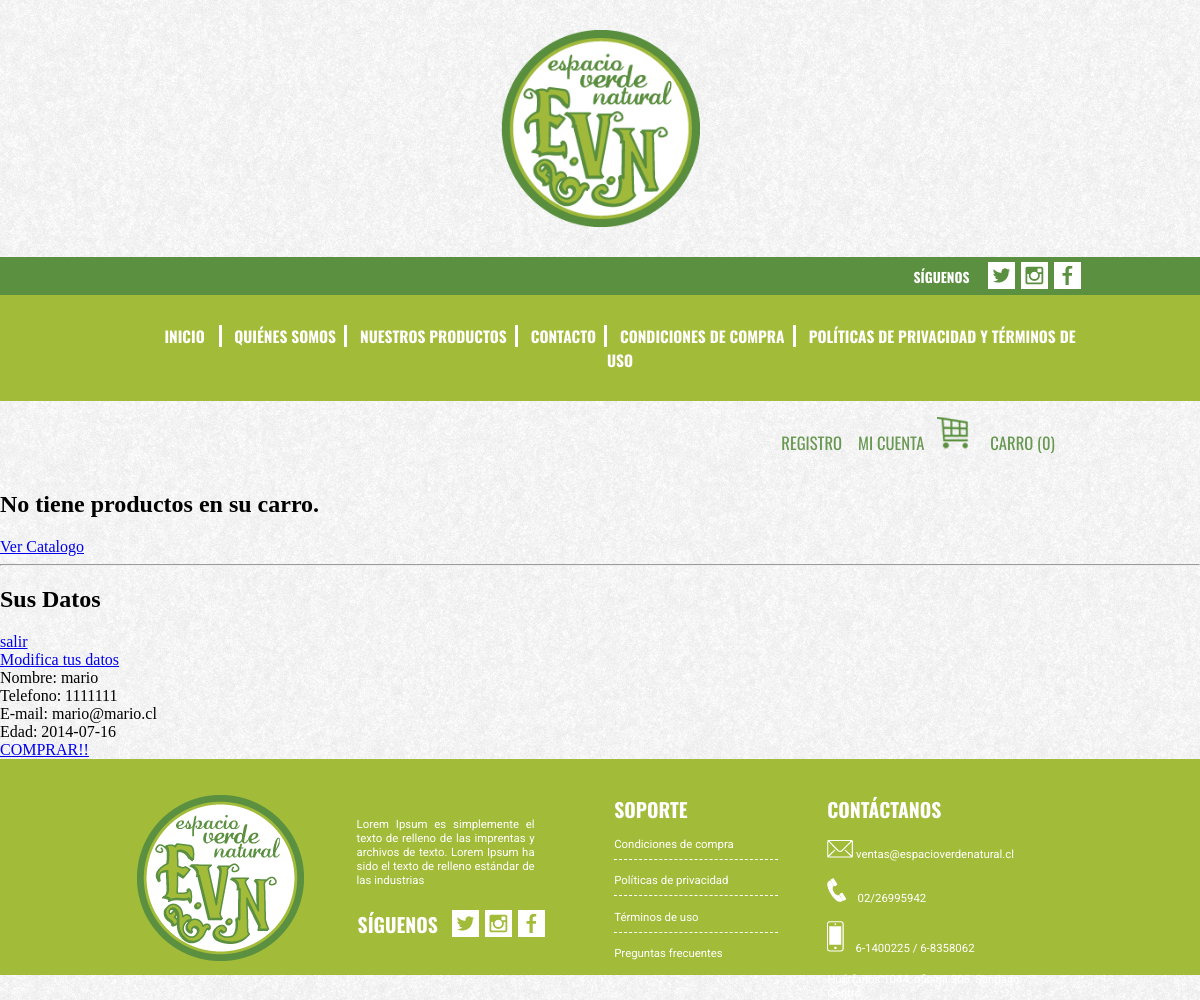
The app's page /pedido.php (signed in) with its own data.
### tables this page shows
CREATE TABLE IF NOT EXISTS `usuario` (
  `USU_ID` int(11) NOT NULL AUTO_INCREMENT,
  `USU_NOMBRE` varchar(200) DEFAULT NULL,
  `USU_FONO` int(11) DEFAULT NULL,
  `USU_MAIL` varchar(200) DEFAULT NULL,
  `USU_EDAD` date DEFAULT NULL,
  `USU_PASS` varchar(200) DEFAULT NULL,
  `usu_fecha` date NOT NULL,
  PRIMARY KEY (`USU_ID`)
);

### function/carrito.php (called while the page is built, shortened)
<?php
$carrito = new Carrito();
class Carrito
{
    private $carrito = array();
    public function __construct()
    {
        if(!isset($_SESSION["carrito"]))
        {
            $this->carrito["precio_total"] = 0;
            $this->carrito["articulos_total"] = 0;
        }
        $this->carrito = $_SESSION['carrito'];
    }
    public function articulos_total()
    {
        if(!isset($this->carrito["articulos_total"]) || $this->carrito === null)
        {
            return 0;
        }
    }
    public function get_content()
    {
        $carrito = $this->carrito;
        unset($carrito["articulos_total"]);
        unset($carrito["precio_total"]);
        return $carrito == null ? null : $carrito;
    }
}
?>

### pedido.php (the view, shortened to what this page needs)
<?php
    include 'function/carrito.php';
?>
<!DOCTYPE html>
<html>
<head>
    <link href="css/style.css" rel="stylesheet" type="text/css" />
</head>
	<body>
        <header class="header">
            <div class="logo">
                <h1><img src="img/evn-gif.gif" alt="Espacio verde natural"></h1>
            </div>
            <div class="cont_color_follow">
                <div class="cont_follow_top">
                    <div class="follow_top">
                        <div class="sig_top">
                            SÍGUENOS
                        </div>
                        <div class="redestop"><a href="http://www.twitter.com" target="_blank"><img src="img/twitter.png" alt="Twitter"></a><a href="http://www.instagram.com" target="_blank"><img src="img/instagram.png" alt="Instagram"></a><a href="http://www.facebook.com" target="_blank"><img src="img/facebook.png" alt="Facebook"></a></div>
                    </div>
                </div>
            </div>
            <div class="ul_menu">
                <nav class="menu_p">
                    <div id="menuGrande">
                        <ul>
                            <li ><a href="index.php" id="menu_inicio">INICIO</a></li>
                            <li ><a href="quienes-somos.php" id="menu_quienes">QUIÉNES SOMOS</a></li>
                            <li ><a href="nuestros-productos.php" id="menu_prod">NUESTROS PRODUCTOS</a></li>
                            <li ><a href="contacto.php"     id="menu_cont">CONTACTO</a></li>
                            <li ><a href="condiciones.php" id="menu_cond">CONDICIONES DE COMPRA</a></li>
                            <li ><a href="politicas.php" id="menu_pol">POLÍTICAS DE PRIVACIDAD Y TÉRMINOS DE USO</a></li>
                        </ul>
                    </div>
                </nav>
            </div>
            <div class="cont_sesion_top">
                <div class="sesion">
                    <a href="registro.php" id="menu_registro">REGISTRO</a>
                    <a href="cuenta.php" id="menu_cuenta">MI CUENTA</a>
                    <a href="#" id="img_carro" ><img src="img/carro.png" alt="carro"></a>
                    <div id="colorNav">
                        <ul>
                            <li>
                                <a href="">CARRO (<?php echo $carrito->articulos_total()?>)</a>
                            </li>
                        </ul>
                    </div>
                </div>
            </div>
        </header>
			<?php
				$carro = $carrito->get_content();
						if($carro){
							echo "<h3>Lista de productos</h3>";
							echo "<table border=\"1\">";
								echo "<thead>";
									echo "<tr>";
										echo "<td></td>";
										echo "<td>Nombre</td>";
										echo "<td>Cantidad</td>";
										echo "<td>Valor</td>";
										echo "<td>Total</td>";
										echo "<td>Borrar</td>";
										echo "</tr>";
										echo "</thead>";
						    foreach($carro as $producto)
						    {
						        echo '<tr>';
							        echo '<td><img width="70px" height="70px" src="img/'.$producto["id"].'.png"></td>';
							        echo '<td>'.$producto["nombre"].'</td>';
							        echo '<td>'.$producto["cantidad"].'<br>';
							       if($producto["cantidad"]>1){
                                        echo '<a href="#"><span onclick="add('.$producto["id"].', -1, -'.$producto["precio"].', \''.$producto["nombre"].'\')")">-</span></a> / ';
                                   }
                                    echo '<a href="#"><span onclick="add('.$producto["id"].', 1, '.$producto["precio"].', \''.$producto["nombre"].'\')">+</span></a>';
							        echo '</td>';
							        echo '<td>'.number_format($producto["precio"],0,',','.').'</td>';
							        echo '<td>'.number_format($producto["cantidad"]*$producto["precio"],0,',','.').'</td>';
							        echo '<td><a href="#"><span onclick="del(\''.$producto["unique_id"].'\')">x</span></a></td>';
						        echo '</tr>';
						    }
				echo "<tr>";
				echo "<td colspan=\"4\">Total</td>";
				echo "<td colspan=\"2\">".number_format($carrito->precio_total(),0,',','.')."</td>";
				echo "</tr>";
				echo "</table>";
						}else{
							echo "<h2>No tiene productos en su carro.</h2>";
						}
			?>
		<a href="nuestros-productos.php">Ver Catalogo</a>
		<hr />
	    <?php
		    if(@$_SESSION["usuario"]){
		    	echo "<h2>Sus Datos</h2>";
				echo '<a href="function/logout.php">salir</a>';
				echo '<br>';
				$sql1 = "SELECT usuario.usu_id, usu_nombre, usu_fono, usu_mail, usu_edad FROM usuario WHERE usuario.usu_id = ".$_SESSION["usuario"];
				$consulta1 = mysql_query($sql1);
				$dato1 = mysql_fetch_array($consulta1);
				echo '<a href="tusdatos.php">Modifica tus datos</a>';
				echo '<br>';
				echo 'Nombre: '.$dato1["usu_nombre"];
				echo '<br>';
				echo 'Telefono: '.$dato1["usu_fono"];
				echo '<br>';
				echo 'E-mail: '.$dato1["usu_mail"];
				echo '<br>';
				echo 'Edad: '.$dato1["usu_edad"];
				echo '<br>';
				$dato2 = mysql_fetch_array(mysql_query("SELECT dir_id, usu_id, dir_direccion, com_id FROM direccion WHERE usu_id = ".$dato1["usu_id"]));
				if ($dato2['dir_direccion']=='Sin definir'){
					echo 'Debe registrar su dirección antes de comprar<br>';
					echo '<a href="agregar-direccion.php">Agregar dirección</a>';
					echo "<script>if (window.confirm('Necesita Agregar una dirección para continuar con la compra')) {window.location.href='agregar-direccion.php';}</script>";
				}else{
					echo '<a href="function/comprar.php">COMPRAR!!</a>';
				}
		    }else{
		    	echo '<a href="inicio-sesion.php">Login</a>';
		    }
	    ?>
        <footer class="pie">
                <div class="cont_pie">
                    <div class="logo_pie">
                        <img src="img/logo-footer.png" alt="Espacio verde natural">
                    </div>
                    <div class="follow_pie">
                        <div class="follow_text">Lorem Ipsum es simplemente el texto de relleno de las imprentas y archivos de texto. Lorem Ipsum ha sido el texto de relleno estándar de las industrias</div>
                        <div class="sig_foot">
                            SÍGUENOS
                        </div>
                        <div class="tw_pie"><a href=""><img src="img/twitter.png" alt="Twitter"></a><a href=""><img src="img/instagram.png" alt="Instagram"></a><a href=""><img src="img/facebook.png" alt="Facebook"></a></div>
                    </div>
                    <div class="soporte">
                        <div class="title_sop">SOPORTE</div>
                        <div class="cond_sop">Condiciones de compra</div>
                        <div class="cond_sop">Políticas de privacidad</div>
                        <div class="cond_sop">Términos de uso</div>
                        <div class="cond_sop_1">Preguntas frecuentes</div>
                    </div>
                    <div class="contacto">
                        <div itemscope itemtype="http://schema.org/LocalBusiness">
                            <div class="title_cont">CONTÁCTANOS</div>
                            <div class="cont_mail"><img src="img/mail.png" alt="Correo">&nbsp;<span itemprop="email">ventas@espacioverdenatural.cl</span></div>
                            <div class="cont_mail"><img src="img/telefono.png" alt="Telefono">&nbsp;&nbsp;&nbsp;&nbsp;<span itemprop="telephone">02/26995942</span></div>
                            <div class="cont_mail"><img src="img/celu.png" alt="Celular">&nbsp;&nbsp;&nbsp;&nbsp;<span itemprop="telephone">6-1400225 / 6-8358062</span></div>
                            <div class="cont_mail"><span itemprop="streetAddress">Huérfanos 1044</span>, oficina 905, <span itemprop="addressLocality">Santiago Centro.</span></div>
                        </div>
                    </div>
                </div>
        </footer>
	</body>
</html>

### css/style.css (style rules this page uses)
body { padding: 0; margin: 0; background-image: url('../img/bg-mini.png'); background-repeat: repeat; width:100%; margin: 0 auto; margin-left: auto; margin-right: auto; }
.cont_color_follow { background-color: #5a903f; }
.cont_follow_top { margin: 0 auto; max-width: 980px; }
.sig_top { font-family: 'Oswald',sans-serif; font-size: 13.65px; font-weight: 700; color: white; float: left; position: relative; padding-right: 7%; padding-top: 3%; }
.follow_top { padding-left: 82%; padding-top: 0.5%; padding-bottom: 0.25%; }
.redestop img { padding-left: 6px; }
.menu_p { font-family:'Oswald', sans-serif; background-color: #a2bb39; font-weight: 700; height: auto; padding: 25px; margin:auto; max-width:980px; text-align: center; }
.menu_p a { text-decoration: none; color:white; }
.menu_p ul li { list-style:none; position:relative; display:inline-block; font-size: 15.4px; }
#menu_inicio { border-right: solid; padding-right: 14px; }
#menu_quienes { border-right: solid; padding-right: 8.5px; padding-left: 8.5px; }
#menu_prod { border-right: solid; padding-right: 8.5px; padding-left: 8.5px; }
#menu_cont { border-right: solid; padding-right: 8.5px; padding-left: 8.5px; }
#menu_cond { border-right: solid; padding-right: 8.5px; padding-left: 8.5px; }
#menu_pol { padding-left: 8.5px; }
.ul_menu { background-color: #a2bb39; }
.logo { text-align: center; margin-top: 30px; }
.logo img { position:relative; max-width: 100%; width: 980px; }
.cont_sesion_top { margin: 0 auto; max-width: 980px; margin-top: 1%; }
.sesion a { color:#689851; }
.sesion { margin-left: 68.5%; font-size: 16.61px; font-family:'Oswald', sans-serif; font-weight: 400; max-width: 1280px; }
.sesion a:link { text-decoration: none; }
#menu_registro { padding-right: 4%; }
#menu_cuenta { padding-right: 3%; }
#img_carro { padding-right:0%; }
#img_carro img { border:0; }
.pie { background-color: #a2bb39; margin: 0px auto; clear: both; }
.cont_pie { max-width:980px; width:100%; margin: 0 auto; padding-bottom: 15%; padding-top: 3%; }
.logo_pie { width:167px; float: left; position: relative; padding-right: 7%; }
.logo_pie img { padding-left: 16%; }
.follow_pie { float: left; width: 200px; padding-right: 7%; }
.sig_foot { padding-top: 6%; font-family: 'Oswald',sans-serif; font-size: 19.64px; font-weight: 700; color:white; float:left; position: relative; padding-left: 6%; }
.follow_text { font-family:'Roboto', sans-serif; font-weight: 400; color:white; font-size: 11.4px; padding: 11% 11px 11px; text-align: justify; }
.tw_pie { margin: 0 auto; padding-left: 50%; padding-top: 12px; }
.tw_pie img { padding-left: 6px; }
.soporte { float: left; width: 164px; padding-right: 4%; }
.title_sop { font-family: 'Oswald', sans-serif; font-weight: 700; font-size: 19.64px; color:white; }
.cond_sop { padding-bottom: 5%; padding-top:8%; font-family: 'Roboto', sans-serif; font-weight: 400; font-size:11.4px; color:white; border-bottom: 1px dashed; }
.cond_sop_1 { padding-bottom: 5%; padding-top:8%; font-family: 'Roboto', sans-serif; font-weight: 400; font-size:11.4px; color:white; }
.contacto { float: left; width: 21%; padding-left: 1%; }
.title_cont { font-family: 'Oswald', sans-serif; font-weight: 700; font-size: 19.64px; color:white; }
.cont_mail { padding-top:8%; color:white; font-family: 'Roboto', sans-serif; font-weight: 400; font-size: 11.4px; }
#colorNav { display: inline-block; margin-left: -25px; }
#colorNav > ul > li { list-style: none; display: inline-block; line-height: 1; margin: 1px; border-radius: 3px; position:relative; z-index: 9999; }
#menuGrande { display: none; padding:4px; }
#menuGrande ul { list-style: none; text-align: center; margin-bottom: 0; margin-top: 0; }
#menuGrande ul li { display: inline; }
#menuGrande ul a { text-transform: uppercase; text-decoration: none; -webkit-transition: 0.3s ease-in-out; transition: 0.3s ease-in-out; }
@media all and (min-width: 1001px) { #menuGrande { display: block; } }

### records on screen
usuario: USU_NOMBRE "mario", USU_FONO "1111111", USU_MAIL "mario@mario.cl", USU_EDAD "2014-07-16"

### other values on screen
$carrito->articulos_total() "0"
